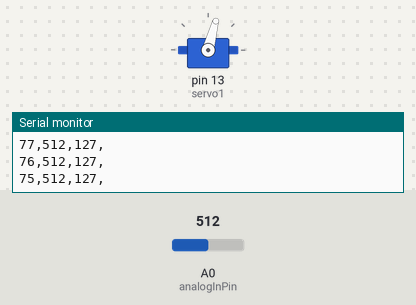
Recording of a sketch running on a simulated Arduino Uno, built with avr-gcc and run on an emulated ATmega328P. Shown: servo, the last lines printed to the serial monitor. The inputs (shaded band) are chosen by the test bench; at power-on: A0 (analogInPin) = 512.

Above: at 1.2 s.
1.3 s: A0 (analogInPin) set to 0
At 1.66 s:
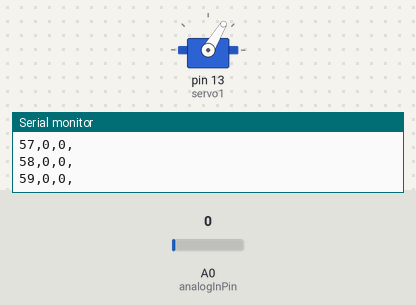
4.3 s: A0 (analogInPin) set to 90
At 4.73 s:
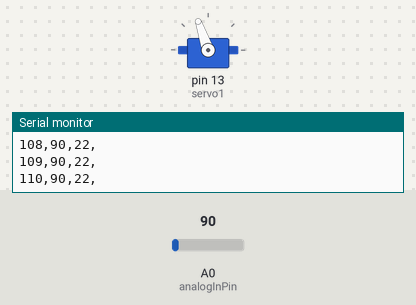
7.3 s: A0 (analogInPin) set to 110
Timing chart, 0 to 16.3 s (numbered marks = the images above; inputs shaded):
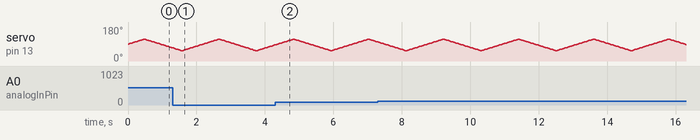

The sketch:

Tilt.ino
```cpp
/* Tilt

*/

#include <Servo.h>

const int analogInPin = A0;  // Analog input pin that the IR Sensor is attached to

int sensorValue = 0;        // value read from the pot
int outputValue = 0;        // value output to the PWM (analog out)

Servo servo1;  // create servo object to control the tilting servo

int pos1 = 90;    // variable to store servo1's position

void setup() {
  Serial.begin(9600);
  Serial.print("pos1 (tilting on y-axis)"); Serial.print(",");
  Serial.print("sensor"); Serial.print(",");
  Serial.print("output"); Serial.print(",");
  Serial.print('\n');

  servo1.attach(13);  // attaches the tilting servo on pin 13 to the servo object
}


void loop() {
  while(pos1 <= 115) {
    servo1.write(pos1);
    readsensor();
    delay(15);
    pos1 += 1;
  }
  while (pos1 >= 55) {
    servo1.write(pos1);
    readsensor();
    delay(15);
    pos1 -= 1;
  }
}

void readsensor() {
  // read the analog in value:
  sensorValue = analogRead(analogInPin);
  // map it to the range of the analog out:
  outputValue = map(sensorValue, 0, 1023, 0, 255);

  Serial.print(pos1); Serial.print(",");
  Serial.print(sensorValue); Serial.print(",");
  Serial.print(outputValue); Serial.print(",");
  Serial.println("");

  // wait 2 milliseconds before the next loop for the analog-to-digital
  // converter to settle after the last reading:
  delay(2);
}
```
